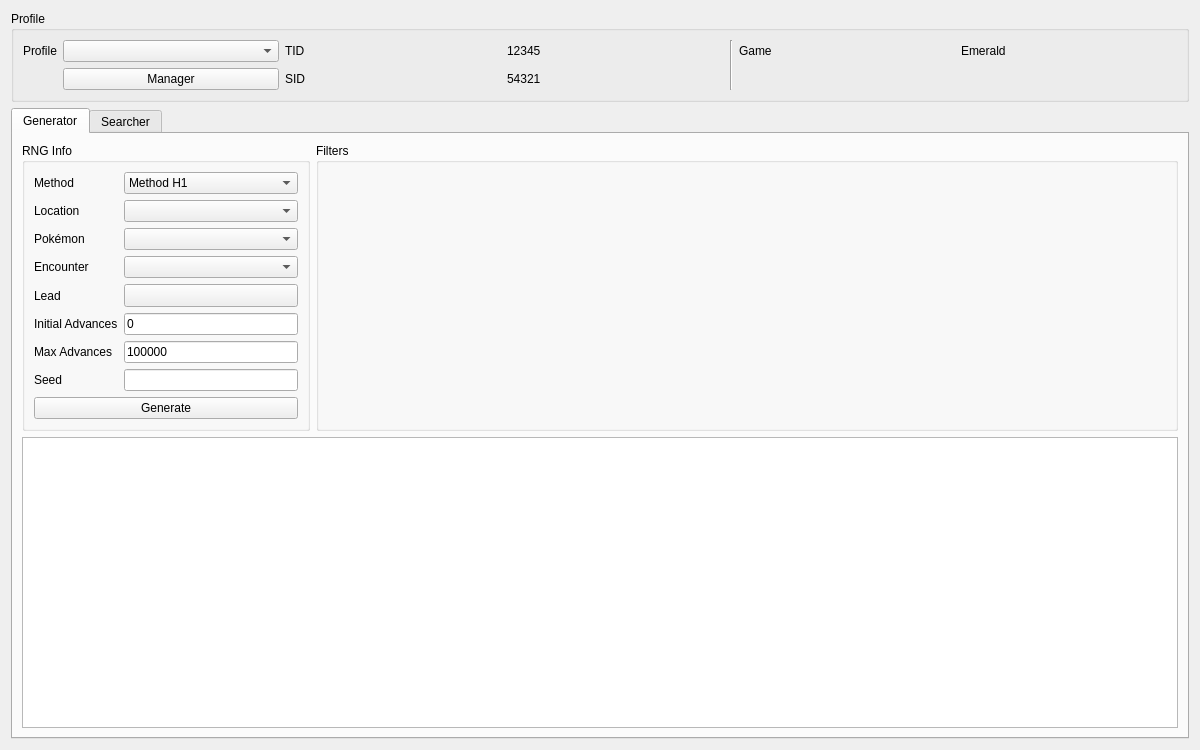
<?xml version="1.0" encoding="UTF-8"?>
<ui version="4.0">
 <class>Wild3</class>
 <widget class="QWidget" name="Wild3">
  <property name="geometry">
   <rect>
    <x>0</x>
    <y>0</y>
    <width>1200</width>
    <height>750</height>
   </rect>
  </property>
  <property name="windowTitle">
   <string>Gen 3 Wild</string>
  </property>
  <property name="windowIcon">
   <iconset>
    <normaloff>../../pokefinder.ico</normaloff>../../pokefinder.ico</iconset>
  </property>
  <layout class="QGridLayout" name="gridLayout_7">
   <item row="0" column="0">
    <widget class="QGroupBox" name="groupBoxProfile">
     <property name="title">
      <string>Profile</string>
     </property>
     <layout class="QGridLayout" name="gridLayout_4">
      <item row="0" column="0">
       <widget class="QLabel" name="labelProfile">
        <property name="sizePolicy">
         <sizepolicy hsizetype="Fixed" vsizetype="Preferred">
          <horstretch>0</horstretch>
          <verstretch>0</verstretch>
         </sizepolicy>
        </property>
        <property name="text">
         <string>Profile</string>
        </property>
       </widget>
      </item>
      <item row="0" column="1">
       <widget class="QComboBox" name="comboBoxProfiles"/>
      </item>
      <item row="0" column="2">
       <widget class="QLabel" name="labelProfileTID">
        <property name="text">
         <string>TID</string>
        </property>
       </widget>
      </item>
      <item row="0" column="3">
       <widget class="QLabel" name="labelProfileTIDValue">
        <property name="text">
         <string notr="true">12345</string>
        </property>
       </widget>
      </item>
      <item row="0" column="4" rowspan="2">
       <widget class="Line" name="line">
        <property name="orientation">
         <enum>Qt::Vertical</enum>
        </property>
       </widget>
      </item>
      <item row="0" column="5">
       <widget class="QLabel" name="labelProfileGame">
        <property name="text">
         <string>Game</string>
        </property>
       </widget>
      </item>
      <item row="0" column="6">
       <widget class="QLabel" name="labelProfileGameValue">
        <property name="text">
         <string>Emerald</string>
        </property>
       </widget>
      </item>
      <item row="1" column="1">
       <widget class="QPushButton" name="pushButtonProfileManager">
        <property name="text">
         <string>Manager</string>
        </property>
       </widget>
      </item>
      <item row="1" column="2">
       <widget class="QLabel" name="labelProfileSID">
        <property name="text">
         <string>SID</string>
        </property>
       </widget>
      </item>
      <item row="1" column="3">
       <widget class="QLabel" name="labelProfileSIDValue">
        <property name="text">
         <string notr="true">54321</string>
        </property>
       </widget>
      </item>
     </layout>
    </widget>
   </item>
   <item row="1" column="0">
    <widget class="QTabWidget" name="tabRNGSelector">
     <widget class="QWidget" name="tabStationary">
      <attribute name="title">
       <string>Generator</string>
      </attribute>
      <layout class="QGridLayout" name="gridLayout_5">
       <item row="0" column="0">
        <widget class="QGroupBox" name="groupBoxGeneratorRNGInfo">
         <property name="sizePolicy">
          <sizepolicy hsizetype="Preferred" vsizetype="Preferred">
           <horstretch>1</horstretch>
           <verstretch>0</verstretch>
          </sizepolicy>
         </property>
         <property name="title">
          <string>RNG Info</string>
         </property>
         <layout class="QGridLayout" name="gridLayout_3">
          <item row="6" column="0">
           <widget class="QLabel" name="labelGeneratorMaxAdvances">
            <property name="sizePolicy">
             <sizepolicy hsizetype="Fixed" vsizetype="Preferred">
              <horstretch>0</horstretch>
              <verstretch>0</verstretch>
             </sizepolicy>
            </property>
            <property name="text">
             <string>Max Advances</string>
            </property>
           </widget>
          </item>
          <item row="0" column="1">
           <widget class="ComboBox" name="comboBoxGeneratorMethod">
            <item>
             <property name="text">
              <string>Method H1</string>
             </property>
            </item>
            <item>
             <property name="text">
              <string>Method H2</string>
             </property>
            </item>
            <item>
             <property name="text">
              <string>Method H4</string>
             </property>
            </item>
           </widget>
          </item>
          <item row="2" column="0">
           <widget class="QLabel" name="labelGeneratorPokemon">
            <property name="sizePolicy">
             <sizepolicy hsizetype="Fixed" vsizetype="Preferred">
              <horstretch>0</horstretch>
              <verstretch>0</verstretch>
             </sizepolicy>
            </property>
            <property name="text">
             <string>Pokémon</string>
            </property>
           </widget>
          </item>
          <item row="6" column="1">
           <widget class="TextBox" name="textBoxGeneratorMaxAdvances">
            <property name="inputMask">
             <string/>
            </property>
            <property name="text">
             <string notr="true">100000</string>
            </property>
           </widget>
          </item>
          <item row="5" column="1">
           <widget class="TextBox" name="textBoxGeneratorInitialAdvances">
            <property name="text">
             <string notr="true">0</string>
            </property>
           </widget>
          </item>
          <item row="3" column="0">
           <widget class="QLabel" name="labelGeneratorEncounter">
            <property name="sizePolicy">
             <sizepolicy hsizetype="Fixed" vsizetype="Preferred">
              <horstretch>0</horstretch>
              <verstretch>0</verstretch>
             </sizepolicy>
            </property>
            <property name="text">
             <string>Encounter</string>
            </property>
           </widget>
          </item>
          <item row="7" column="1">
           <widget class="TextBox" name="textBoxGeneratorSeed"/>
          </item>
          <item row="7" column="0">
           <widget class="QLabel" name="labelGeneratorSeed">
            <property name="sizePolicy">
             <sizepolicy hsizetype="Fixed" vsizetype="Preferred">
              <horstretch>0</horstretch>
              <verstretch>0</verstretch>
             </sizepolicy>
            </property>
            <property name="text">
             <string>Seed</string>
            </property>
           </widget>
          </item>
          <item row="9" column="0" colspan="2">
           <widget class="QPushButton" name="pushButtonGenerate">
            <property name="enabled">
             <bool>true</bool>
            </property>
            <property name="text">
             <string>Generate</string>
            </property>
           </widget>
          </item>
          <item row="0" column="0">
           <widget class="QLabel" name="labelGeneratorMethod">
            <property name="sizePolicy">
             <sizepolicy hsizetype="Fixed" vsizetype="Preferred">
              <horstretch>0</horstretch>
              <verstretch>0</verstretch>
             </sizepolicy>
            </property>
            <property name="text">
             <string>Method</string>
            </property>
           </widget>
          </item>
          <item row="1" column="0">
           <widget class="QLabel" name="labelGeneratorLocation">
            <property name="sizePolicy">
             <sizepolicy hsizetype="Fixed" vsizetype="Preferred">
              <horstretch>0</horstretch>
              <verstretch>0</verstretch>
             </sizepolicy>
            </property>
            <property name="text">
             <string>Location</string>
            </property>
           </widget>
          </item>
          <item row="5" column="0">
           <widget class="QLabel" name="labelGeneratorInitialAdvances">
            <property name="sizePolicy">
             <sizepolicy hsizetype="Fixed" vsizetype="Preferred">
              <horstretch>0</horstretch>
              <verstretch>0</verstretch>
             </sizepolicy>
            </property>
            <property name="text">
             <string>Initial Advances</string>
            </property>
           </widget>
          </item>
          <item row="3" column="1">
           <widget class="QComboBox" name="comboBoxGeneratorEncounter"/>
          </item>
          <item row="2" column="1">
           <widget class="QComboBox" name="comboBoxGeneratorPokemon"/>
          </item>
          <item row="1" column="1">
           <widget class="QComboBox" name="comboBoxGeneratorLocation"/>
          </item>
          <item row="4" column="1">
           <widget class="ComboMenu" name="toolButtonGeneratorLead">
            <property name="sizePolicy">
             <sizepolicy hsizetype="Preferred" vsizetype="Fixed">
              <horstretch>0</horstretch>
              <verstretch>0</verstretch>
             </sizepolicy>
            </property>
            <property name="popupMode">
             <enum>QToolButton::InstantPopup</enum>
            </property>
           </widget>
          </item>
          <item row="4" column="0">
           <widget class="QLabel" name="label">
            <property name="sizePolicy">
             <sizepolicy hsizetype="Fixed" vsizetype="Preferred">
              <horstretch>0</horstretch>
              <verstretch>0</verstretch>
             </sizepolicy>
            </property>
            <property name="text">
             <string>Lead</string>
            </property>
           </widget>
          </item>
         </layout>
        </widget>
       </item>
       <item row="0" column="1">
        <widget class="QGroupBox" name="groupBoxGeneratorFilters">
         <property name="sizePolicy">
          <sizepolicy hsizetype="Preferred" vsizetype="Preferred">
           <horstretch>3</horstretch>
           <verstretch>0</verstretch>
          </sizepolicy>
         </property>
         <property name="title">
          <string>Filters</string>
         </property>
         <layout class="QGridLayout" name="gridLayout">
          <item row="0" column="0" rowspan="2">
           <widget class="Filter" name="filterGenerator" native="true"/>
          </item>
         </layout>
        </widget>
       </item>
       <item row="1" column="0" colspan="2">
        <widget class="TableView" name="tableViewGenerator">
         <property name="contextMenuPolicy">
          <enum>Qt::CustomContextMenu</enum>
         </property>
         <attribute name="verticalHeaderVisible">
          <bool>false</bool>
         </attribute>
        </widget>
       </item>
      </layout>
     </widget>
     <widget class="QWidget" name="tabSpreadSearcher">
      <attribute name="title">
       <string>Searcher</string>
      </attribute>
      <layout class="QGridLayout" name="gridLayout_8">
       <item row="2" column="0" colspan="2">
        <widget class="TableView" name="tableViewSearcher">
         <property name="contextMenuPolicy">
          <enum>Qt::CustomContextMenu</enum>
         </property>
         <property name="sortingEnabled">
          <bool>true</bool>
         </property>
         <attribute name="verticalHeaderVisible">
          <bool>false</bool>
         </attribute>
        </widget>
       </item>
       <item row="0" column="0">
        <widget class="QGroupBox" name="groupBoxSearcherRNGInfo">
         <property name="sizePolicy">
          <sizepolicy hsizetype="Preferred" vsizetype="Preferred">
           <horstretch>1</horstretch>
           <verstretch>0</verstretch>
          </sizepolicy>
         </property>
         <property name="title">
          <string>RNG Info</string>
         </property>
         <layout class="QGridLayout" name="gridLayout_6">
          <item row="0" column="0">
           <widget class="QLabel" name="labelSearcherMethod">
            <property name="sizePolicy">
             <sizepolicy hsizetype="Fixed" vsizetype="Preferred">
              <horstretch>0</horstretch>
              <verstretch>0</verstretch>
             </sizepolicy>
            </property>
            <property name="text">
             <string>Method</string>
            </property>
           </widget>
          </item>
          <item row="5" column="0" colspan="2">
           <layout class="QHBoxLayout" name="horizontalLayout">
            <item>
             <widget class="QPushButton" name="pushButtonSearch">
              <property name="enabled">
               <bool>true</bool>
              </property>
              <property name="text">
               <string>Search</string>
              </property>
             </widget>
            </item>
            <item>
             <widget class="QPushButton" name="pushButtonCancel">
              <property name="enabled">
               <bool>false</bool>
              </property>
              <property name="text">
               <string>Cancel</string>
              </property>
             </widget>
            </item>
           </layout>
          </item>
          <item row="0" column="1">
           <widget class="ComboBox" name="comboBoxSearcherMethod">
            <item>
             <property name="text">
              <string>Method H1</string>
             </property>
            </item>
            <item>
             <property name="text">
              <string>Method H2</string>
             </property>
            </item>
            <item>
             <property name="text">
              <string>Method H4</string>
             </property>
            </item>
           </widget>
          </item>
          <item row="3" column="0">
           <widget class="QLabel" name="labelSearcherEncounter">
            <property name="sizePolicy">
             <sizepolicy hsizetype="Fixed" vsizetype="Preferred">
              <horstretch>0</horstretch>
              <verstretch>0</verstretch>
             </sizepolicy>
            </property>
            <property name="text">
             <string>Encounter</string>
            </property>
           </widget>
          </item>
          <item row="3" column="1">
           <widget class="QComboBox" name="comboBoxSearcherEncounter"/>
          </item>
          <item row="2" column="1">
           <widget class="QComboBox" name="comboBoxSearcherPokemon"/>
          </item>
          <item row="2" column="0">
           <widget class="QLabel" name="labelSearcherPokemon">
            <property name="sizePolicy">
             <sizepolicy hsizetype="Fixed" vsizetype="Preferred">
              <horstretch>0</horstretch>
              <verstretch>0</verstretch>
             </sizepolicy>
            </property>
            <property name="text">
             <string>Pokémon</string>
            </property>
           </widget>
          </item>
          <item row="4" column="1">
           <widget class="ComboBox" name="comboBoxSearcherLead">
            <item>
             <property name="text">
              <string>Any</string>
             </property>
            </item>
            <item>
             <property name="text">
              <string>Synchronize</string>
             </property>
            </item>
            <item>
             <property name="text">
              <string>Cute Charm</string>
             </property>
            </item>
            <item>
             <property name="text">
              <string>None</string>
             </property>
            </item>
           </widget>
          </item>
          <item row="1" column="0">
           <widget class="QLabel" name="labelSearcherLocation">
            <property name="sizePolicy">
             <sizepolicy hsizetype="Fixed" vsizetype="Preferred">
              <horstretch>0</horstretch>
              <verstretch>0</verstretch>
             </sizepolicy>
            </property>
            <property name="text">
             <string>Location</string>
            </property>
           </widget>
          </item>
          <item row="1" column="1">
           <widget class="QComboBox" name="comboBoxSearcherLocation"/>
          </item>
          <item row="4" column="0">
           <widget class="QLabel" name="labelSearcherLead">
            <property name="sizePolicy">
             <sizepolicy hsizetype="Fixed" vsizetype="Preferred">
              <horstretch>0</horstretch>
              <verstretch>0</verstretch>
             </sizepolicy>
            </property>
            <property name="text">
             <string>Lead</string>
            </property>
           </widget>
          </item>
         </layout>
        </widget>
       </item>
       <item row="0" column="1">
        <widget class="QGroupBox" name="groupBoxSearcherFilters">
         <property name="sizePolicy">
          <sizepolicy hsizetype="Preferred" vsizetype="Preferred">
           <horstretch>3</horstretch>
           <verstretch>0</verstretch>
          </sizepolicy>
         </property>
         <property name="title">
          <string>Filters</string>
         </property>
         <layout class="QGridLayout" name="gridLayout_2">
          <item row="0" column="0" rowspan="2">
           <widget class="Filter" name="filterSearcher" native="true"/>
          </item>
         </layout>
        </widget>
       </item>
       <item row="1" column="0" colspan="2">
        <widget class="QProgressBar" name="progressBar">
         <property name="value">
          <number>0</number>
         </property>
        </widget>
       </item>
      </layout>
     </widget>
    </widget>
   </item>
  </layout>
 </widget>
 <customwidgets>
  <customwidget>
   <class>TextBox</class>
   <extends>QLineEdit</extends>
   <header>Forms/Controls/TextBox.hpp</header>
  </customwidget>
  <customwidget>
   <class>ComboBox</class>
   <extends>QComboBox</extends>
   <header>Forms/Controls/ComboBox.hpp</header>
  </customwidget>
  <customwidget>
   <class>TableView</class>
   <extends>QTableView</extends>
   <header>Forms/Controls/TableView.hpp</header>
  </customwidget>
  <customwidget>
   <class>Filter</class>
   <extends>QWidget</extends>
   <header>Forms/Controls/Filter.hpp</header>
   <container>1</container>
  </customwidget>
  <customwidget>
   <class>ComboMenu</class>
   <extends>QToolButton</extends>
   <header>Forms/Controls/ComboMenu.hpp</header>
  </customwidget>
 </customwidgets>
 <tabstops>
  <tabstop>comboBoxProfiles</tabstop>
  <tabstop>pushButtonProfileManager</tabstop>
  <tabstop>tabRNGSelector</tabstop>
  <tabstop>comboBoxGeneratorMethod</tabstop>
  <tabstop>comboBoxGeneratorLocation</tabstop>
  <tabstop>comboBoxGeneratorPokemon</tabstop>
  <tabstop>comboBoxGeneratorEncounter</tabstop>
  <tabstop>toolButtonGeneratorLead</tabstop>
  <tabstop>textBoxGeneratorInitialAdvances</tabstop>
  <tabstop>textBoxGeneratorMaxAdvances</tabstop>
  <tabstop>textBoxGeneratorSeed</tabstop>
  <tabstop>pushButtonGenerate</tabstop>
  <tabstop>tableViewGenerator</tabstop>
  <tabstop>comboBoxSearcherMethod</tabstop>
  <tabstop>comboBoxSearcherLocation</tabstop>
  <tabstop>comboBoxSearcherPokemon</tabstop>
  <tabstop>comboBoxSearcherEncounter</tabstop>
  <tabstop>comboBoxSearcherLead</tabstop>
  <tabstop>pushButtonSearch</tabstop>
  <tabstop>pushButtonCancel</tabstop>
  <tabstop>tableViewSearcher</tabstop>
 </tabstops>
 <resources/>
 <connections/>
</ui>
